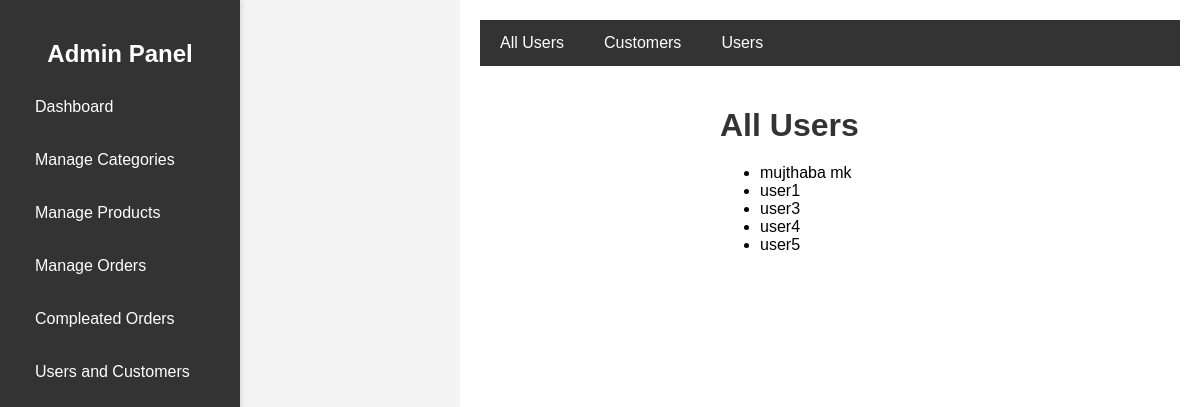
The page /admin_app/admin_app/users/ (signed in) on the database as committed earlier.
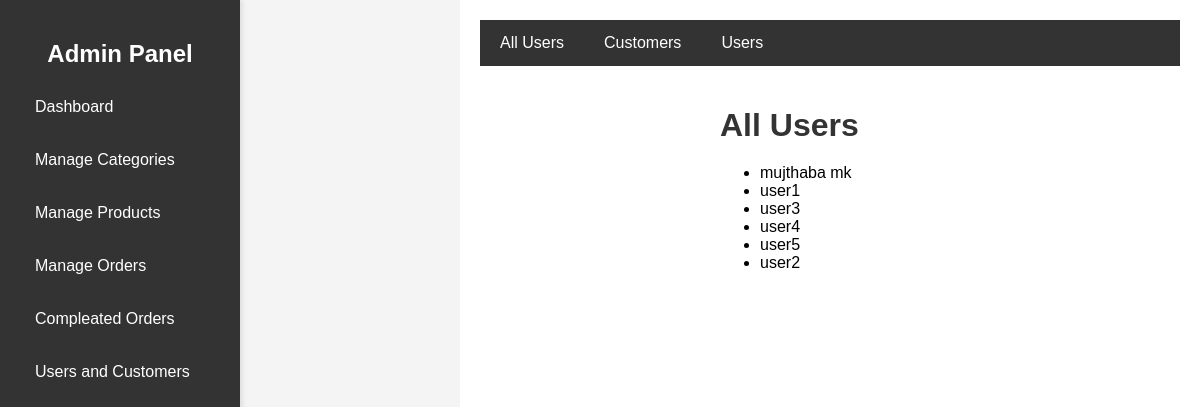
The same page on the database as committed later.
### store/models.py (models this page shows, shortened)
class Customer(models.Model):
    user = models.OneToOneField(User, null=True, blank=True, on_delete=models.CASCADE)
    name = models.CharField(max_length=200, null=True)
    email = models.CharField(max_length=200)

### admin_app/views.py (the view)
# urls.py: path('admin_app/users/', views.users_list, name='users_list'),
@login_required
@user_passes_test(is_admin)
def users_list(request):
    total_users = Customer.objects.all()
    complete_orders = Order.objects.filter(complete=True)
    customer_ids_with_complete_orders = set(complete_orders.values_list('customer_id', flat=True))
    customers_with_complete_orders = Customer.objects.filter(id__in=customer_ids_with_complete_orders)
    only_users = total_users.exclude(id__in=customer_ids_with_complete_orders)
    return render(request, 'admin_app/users_list.html', {
        'total_users': total_users,
        'customers_with_complete_orders': customers_with_complete_orders,
        'only_users': only_users
    })

### admin_app/views.py (called while the page is built)
def is_admin(user):
    return user.is_superuser

### store/context_processors.py (called while the page is built)
def menu_link(request):
    links_list = Category.objects.all()
    paginator3 = Paginator(links_list,8)
    try:
        page = int(request.GET.get('page', '1'))
    except:
        page = 1
    try:
        links = paginator3.page(page)
    except (InvalidPage,EmptyPage):
        links = paginator3.page(paginator3.num_pages)
    return dict(links = links)

def cart_data(request):
    data = cartData(request)
    cartItems = data['cartItems']
    return dict(cartItems = cartItems)

### store/models.py (called while the page is built)
    @property
    def get_cart_items(self):
        orderitems = self.orderitem_set.all()
        total = sum([item.quantity for item in orderitems])
        return total

### store/utils.py (called while the page is built, shortened)
def cartData(request):
	if request.user.is_authenticated:
		customer = request.user.customer
		order, created = Order.objects.get_or_create(customer=customer, complete=False)
		items = order.orderitem_set.all()
		cartItems = order.get_cart_items
		total_price_difference = 0
	return {'cartItems':cartItems ,'order':order, 'items':items, 'total_price_difference':total_price_difference}

### admin_app/templates/admin_app/users_list.html (shortened to what this page needs)
{% extends 'admin_app/base_admin.html' %}
{% block content %}
    <div class="navbar">
        <a href="#total_users" onclick="showSection('total_users')">All Users</a>
        <a href="#customers_with_complete_orders" onclick="showSection('customers_with_complete_orders')">Customers</a>
        <a href="#only_users" onclick="showSection('only_users')">Users</a>
    </div>
    <div class="content">
        <div id="total_users" class="section">
            <h1>All Users</h1>
            <ul>
                {% for user in total_users %}
                    <li>{{ user.name }}</li>
                {% endfor %}
            </ul>
        </div>
    </div>
{% endblock %}

### admin_app/templates/admin_app/base_admin.html (shortened to what this page needs)
{% load static %}
<!DOCTYPE html>
<html lang="en">
<head>
    <link rel="stylesheet" href="{% static 'CSS/admin_dashboard.css' %}">
</head>
<body>
    <div class="sidebar">
        <h2>Admin Panel</h2>
        <ul>
            <li><a href="{% url 'admin_app:dashboard' %}">Dashboard</a></li>
            <li><a href="{% url 'admin_app:category_list' %}">Manage Categories</a></li>
            <li><a href="{% url 'admin_app:product_list' %}">Manage Products</a></li>
            <li><a href="{% url 'admin_app:order_list' %}">Manage Orders</a></li>
            <li><a href="{% url 'admin_app:order_compleated_list' %}">Compleated Orders</a></li>
            <li><a href="{% url 'admin_app:users_list' %}">Users and Customers</a></li>
        </ul>
    </div>
    <div class="content">
        {% block content %}
        {% endblock %}
    </div>
</body>
</html>

### static/CSS/admin_dashboard.css (style rules this page uses)
body { font-family: Arial, sans-serif; background-color: #f4f4f4; margin: 0; padding: 0; display: flex; }
.sidebar { width: 200px; background: #333; color: #fff; height: 100vh; padding: 20px; box-shadow: 2px 0 5px rgba(0, 0, 0, 0.1); }
.sidebar h2 { text-align: center; margin-bottom: 20px; }
.sidebar ul { list-style: none; padding: 0; }
.sidebar li { margin: 15px 0; }
.sidebar a { text-decoration: none; color: #fff; display: block; padding: 10px 15px; border-radius: 5px; transition: background-color 0.3s ease; }
.content { flex: 1; padding: 20px; background: #fff; margin-left: 220px; }
.content h1 { color: #333; margin-bottom: 20px; }

### admin_app/templates/admin_app/users_list.html (style rules this page uses)
body { font-family: Arial, sans-serif; }
.navbar { overflow: hidden; background-color: #333; }
.navbar a { float: left; display: block; color: white; text-align: center; padding: 14px 20px; text-decoration: none; }
.content { padding: 20px; }

Rows that differ between the two databases and show on the page:
added Customer: name "user2"
